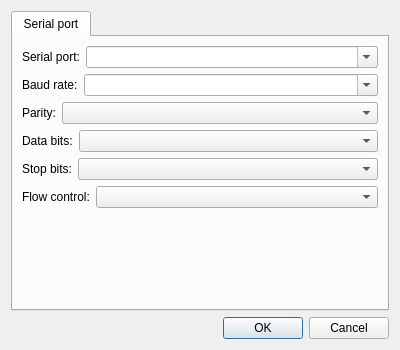
<?xml version="1.0" encoding="UTF-8"?>
<ui version="4.0">
 <class>CDlgSettingsSerialPort</class>
 <widget class="QDialog" name="CDlgSettingsSerialPort">
  <property name="geometry">
   <rect>
    <x>0</x>
    <y>0</y>
    <width>400</width>
    <height>350</height>
   </rect>
  </property>
  <property name="windowTitle">
   <string>Serial port settings</string>
  </property>
  <layout class="QGridLayout" name="gridLayout">
   <item row="1" column="0">
    <widget class="QDialogButtonBox" name="buttonBox">
     <property name="orientation">
      <enum>Qt::Orientation::Horizontal</enum>
     </property>
     <property name="standardButtons">
      <set>QDialogButtonBox::StandardButton::Cancel|QDialogButtonBox::StandardButton::Ok</set>
     </property>
    </widget>
   </item>
   <item row="0" column="0">
    <widget class="QTabWidget" name="tabWidget">
     <property name="currentIndex">
      <number>0</number>
     </property>
     <widget class="QWidget" name="SerialPort">
      <attribute name="title">
       <string>Serial port</string>
      </attribute>
      <layout class="QGridLayout" name="gridLayout_2">
       <item row="3" column="0">
        <layout class="QHBoxLayout" name="horizontalLayout_4">
         <item>
          <widget class="QLabel" name="label_4">
           <property name="text">
            <string>Data bits:</string>
           </property>
          </widget>
         </item>
         <item>
          <widget class="QComboBox" name="cbDataBits">
           <property name="sizePolicy">
            <sizepolicy hsizetype="Expanding" vsizetype="Fixed">
             <horstretch>0</horstretch>
             <verstretch>0</verstretch>
            </sizepolicy>
           </property>
          </widget>
         </item>
        </layout>
       </item>
       <item row="2" column="0">
        <layout class="QHBoxLayout" name="horizontalLayout_3">
         <item>
          <widget class="QLabel" name="label_3">
           <property name="text">
            <string>Parity:</string>
           </property>
          </widget>
         </item>
         <item>
          <widget class="QComboBox" name="cbParity">
           <property name="sizePolicy">
            <sizepolicy hsizetype="Expanding" vsizetype="Fixed">
             <horstretch>0</horstretch>
             <verstretch>0</verstretch>
            </sizepolicy>
           </property>
          </widget>
         </item>
        </layout>
       </item>
       <item row="1" column="0">
        <layout class="QHBoxLayout" name="horizontalLayout_2">
         <item>
          <widget class="QLabel" name="label_2">
           <property name="text">
            <string>Baud rate:</string>
           </property>
          </widget>
         </item>
         <item>
          <widget class="QComboBox" name="cbBaudRate">
           <property name="sizePolicy">
            <sizepolicy hsizetype="Expanding" vsizetype="Fixed">
             <horstretch>0</horstretch>
             <verstretch>0</verstretch>
            </sizepolicy>
           </property>
           <property name="editable">
            <bool>true</bool>
           </property>
          </widget>
         </item>
        </layout>
       </item>
       <item row="5" column="0">
        <layout class="QHBoxLayout" name="horizontalLayout_6">
         <item>
          <widget class="QLabel" name="label_6">
           <property name="text">
            <string>Flow control:</string>
           </property>
          </widget>
         </item>
         <item>
          <widget class="QComboBox" name="cbFlowControl">
           <property name="sizePolicy">
            <sizepolicy hsizetype="Expanding" vsizetype="Fixed">
             <horstretch>0</horstretch>
             <verstretch>0</verstretch>
            </sizepolicy>
           </property>
          </widget>
         </item>
        </layout>
       </item>
       <item row="4" column="0">
        <layout class="QHBoxLayout" name="horizontalLayout_5">
         <item>
          <widget class="QLabel" name="label_5">
           <property name="text">
            <string>Stop bits:</string>
           </property>
          </widget>
         </item>
         <item>
          <widget class="QComboBox" name="cbStopBits">
           <property name="sizePolicy">
            <sizepolicy hsizetype="Expanding" vsizetype="Fixed">
             <horstretch>0</horstretch>
             <verstretch>0</verstretch>
            </sizepolicy>
           </property>
          </widget>
         </item>
        </layout>
       </item>
       <item row="0" column="0">
        <layout class="QHBoxLayout" name="horizontalLayout">
         <item>
          <widget class="QLabel" name="label">
           <property name="text">
            <string>Serial port:</string>
           </property>
          </widget>
         </item>
         <item>
          <widget class="QComboBox" name="cbSerialPort">
           <property name="sizePolicy">
            <sizepolicy hsizetype="Expanding" vsizetype="Fixed">
             <horstretch>0</horstretch>
             <verstretch>0</verstretch>
            </sizepolicy>
           </property>
           <property name="editable">
            <bool>true</bool>
           </property>
          </widget>
         </item>
        </layout>
       </item>
       <item row="6" column="0">
        <spacer name="verticalSpacer">
         <property name="orientation">
          <enum>Qt::Orientation::Vertical</enum>
         </property>
         <property name="sizeHint" stdset="0">
          <size>
           <width>20</width>
           <height>40</height>
          </size>
         </property>
        </spacer>
       </item>
      </layout>
     </widget>
    </widget>
   </item>
  </layout>
 </widget>
 <resources/>
 <connections>
  <connection>
   <sender>buttonBox</sender>
   <signal>accepted()</signal>
   <receiver>CDlgSettingsSerialPort</receiver>
   <slot>accept()</slot>
   <hints>
    <hint type="sourcelabel">
     <x>248</x>
     <y>254</y>
    </hint>
    <hint type="destinationlabel">
     <x>157</x>
     <y>274</y>
    </hint>
   </hints>
  </connection>
  <connection>
   <sender>buttonBox</sender>
   <signal>rejected()</signal>
   <receiver>CDlgSettingsSerialPort</receiver>
   <slot>reject()</slot>
   <hints>
    <hint type="sourcelabel">
     <x>316</x>
     <y>260</y>
    </hint>
    <hint type="destinationlabel">
     <x>286</x>
     <y>274</y>
    </hint>
   </hints>
  </connection>
 </connections>
</ui>
